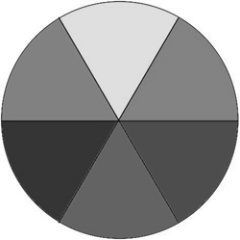
#> input picture images/compress.jpg, 240 x 240 px, found by its file name
$ jupyter execute '[9]_jpeg.ipynb'   (shell and % lines are left out)
#> lines starting #> are read from the running program, lines starting #| are printed output that depends on the picture
## Referrence

https://yasoob.me/posts/understanding-and-writing-jpeg-decoder-in-python/

https://github.com/ghallak/jpeg-python

[cell 1]
import cv2
import math
import numpy as np
from scipy import fftpack
from PIL import Image
import matplotlib.pyplot as plt

## Utils

[cell 2]
import numpy as np


def load_quantization_table(component):
    if component == 'lum':
        return np.array([[2, 2, 2, 2, 3, 4, 5, 6],
                      [2, 2, 2, 2, 3, 4, 5, 6],
                      [2, 2, 2, 2, 4, 5, 7, 9],
                      [2, 2, 2, 4, 5, 7, 9, 12],
                      [3, 3, 4, 5, 8, 10, 12, 12],
                      [4, 4, 5, 7, 10, 12, 12, 12],
                      [5, 5, 7, 9, 12, 12, 12, 12],
                      [6, 6, 9, 12, 12, 12, 12, 12]])
    elif component == 'chrom':
        return np.array([[3, 3, 5, 9, 13, 15, 15, 15],
                      [3, 4, 6, 11, 14, 12, 12, 12],
                      [5, 6, 9, 14, 12, 12, 12, 12],
                      [9, 11, 14, 12, 12, 12, 12, 12],
                      [13, 14, 12, 12, 12, 12, 12, 12],
                      [15, 12, 12, 12, 12, 12, 12, 12],
                      [15, 12, 12, 12, 12, 12, 12, 12],
                      [15, 12, 12, 12, 12, 12, 12, 12]])


def zigzag_points(rows, cols):
    # constants for directions
    UP, DOWN, RIGHT, LEFT, UP_RIGHT, DOWN_LEFT = range(6)

    # move the point in different directions
    def move(direction, point):
        return {
            UP: lambda point: (point[0] - 1, point[1]),
            DOWN: lambda point: (point[0] + 1, point[1]),
            LEFT: lambda point: (point[0], point[1] - 1),
            RIGHT: lambda point: (point[0], point[1] + 1),
            UP_RIGHT: lambda point: move(UP, move(RIGHT, point)),
            DOWN_LEFT: lambda point: move(DOWN, move(LEFT, point))
        }[direction](point)

    # return true if point is inside the block bounds
    def inbounds(point):
        return 0 <= point[0] < rows and 0 <= point[1] < cols

    # start in the top-left cell
    point = (0, 0)

    # True when moving up-right, False when moving down-left
    move_up = True

    for i in range(rows * cols):
        yield point
        if move_up:
            if inbounds(move(UP_RIGHT, point)):
                point = move(UP_RIGHT, point)
            else:
                move_up = False
                if inbounds(move(RIGHT, point)):
                    point = move(RIGHT, point)
                else:
                    point = move(DOWN, point)
        else:
            if inbounds(move(DOWN_LEFT, point)):
                point = move(DOWN_LEFT, point)
            else:
                move_up = True
                if inbounds(move(DOWN, point)):
                    point = move(DOWN, point)
                else:
                    point = move(RIGHT, point)


def bits_required(n):
    n = abs(n)
    result = 0
    while n > 0:
        n >>= 1
        result += 1
    return result


def binstr_flip(binstr):
    # check if binstr is a binary string
    return ''.join(map(lambda c: '0' if c == '1' else '1', binstr))


def uint_to_binstr(number, size):
    return bin(number)[2:][-size:].zfill(size)


def int_to_binstr(n):
    if n == 0:
        return ''

    binstr = bin(abs(n))[2:]

    # change every 0 to 1 and vice verse when n is negative
    return binstr if n > 0 else binstr_flip(binstr)


def flatten(lst):
    return [item for sublist in lst for item in sublist]

## Huffman

[cell 3]
from queue import PriorityQueue


class HuffmanTree:

    class __Node:
        def __init__(self, value, freq, left_child, right_child):
            self.value = value
            self.freq = freq
            self.left_child = left_child
            self.right_child = right_child

        @classmethod
        def init_leaf(self, value, freq):
            return self(value, freq, None, None)

        @classmethod
        def init_node(self, left_child, right_child):
            freq = left_child.freq + right_child.freq
            return self(None, freq, left_child, right_child)

        def is_leaf(self):
            return self.value is not None

        def __eq__(self, other):
            stup = self.value, self.freq, self.left_child, self.right_child
            otup = other.value, other.freq, other.left_child, other.right_child
            return stup == otup

        def __nq__(self, other):
            return not (self == other)

        def __lt__(self, other):
            return self.freq < other.freq

        def __le__(self, other):
            return self.freq < other.freq or self.freq == other.freq

        def __gt__(self, other):
            return not (self <= other)

        def __ge__(self, other):
            return not (self < other)

    def __init__(self, arr):
        q = PriorityQueue()

        # calculate frequencies and insert them into a priority queue
        for val, freq in self.__calc_freq(arr).items():
            q.put(self.__Node.init_leaf(val, freq))

        while q.qsize() >= 2:
            u = q.get()
            v = q.get()

            q.put(self.__Node.init_node(u, v))

        self.__root = q.get()

        # dictionaries to store huffman table
        self.__value_to_bitstring = dict()

    def value_to_bitstring_table(self):
        if len(self.__value_to_bitstring.keys()) == 0:
            self.__create_huffman_table()
        return self.__value_to_bitstring

    def __create_huffman_table(self):
        def tree_traverse(current_node, bitstring=''):
            if current_node is None:
                return
            if current_node.is_leaf():
                self.__value_to_bitstring[current_node.value] = bitstring
                return
            tree_traverse(current_node.left_child, bitstring + '0')
            tree_traverse(current_node.right_child, bitstring + '1')

        tree_traverse(self.__root)

    def __calc_freq(self, arr):
        freq_dict = dict()
        for elem in arr:
            if elem in freq_dict:
                freq_dict[elem] += 1
            else:
                freq_dict[elem] = 1
        return freq_dict

## Encoder

[cell 4]
def quantize(block, component):
    q = load_quantization_table(component)
    return (block / q).round().astype(np.int32)


def block_to_zigzag(block):
    return np.array([block[point] for point in zigzag_points(*block.shape)])


def dct_2d(image):
    return fftpack.dct(fftpack.dct(image.T, norm='ortho').T, norm='ortho')


def run_length_encode(arr):
    # determine where the sequence is ending prematurely
    last_nonzero = -1
    for i, elem in enumerate(arr):
        if elem != 0:
            last_nonzero = i

    # each symbol is a (RUNLENGTH, SIZE) tuple
    symbols = []

    # values are binary representations of array elements using SIZE bits
    values = []

    run_length = 0

    for i, elem in enumerate(arr):
        if i > last_nonzero:
            symbols.append((0, 0))
            values.append(int_to_binstr(0))
            break
        elif elem == 0 and run_length < 15:
            run_length += 1
        else:
            size = bits_required(elem)
            symbols.append((run_length, size))
            values.append(int_to_binstr(elem))
            run_length = 0
    return symbols, values


def write_to_file(filepath, dc, ac, blocks_count, tables):
    f = open(filepath, 'w')

    for table_name in ['dc_y', 'ac_y', 'dc_c', 'ac_c']:

        # 16 bits for 'table_size'
        f.write(uint_to_binstr(len(tables[table_name]), 16))

        for key, value in tables[table_name].items():
            if table_name in {'dc_y', 'dc_c'}:
                # 4 bits for the 'category'
                # 4 bits for 'code_length'
                # 'code_length' bits for 'huffman_code'
                f.write(uint_to_binstr(key, 4))
                f.write(uint_to_binstr(len(value), 4))
                f.write(value)
            else:
                # 4 bits for 'run_length'
                # 4 bits for 'size'
                # 8 bits for 'code_length'
                # 'code_length' bits for 'huffman_code'
                f.write(uint_to_binstr(key[0], 4))
                f.write(uint_to_binstr(key[1], 4))
                f.write(uint_to_binstr(len(value), 8))
                f.write(value)

    # 32 bits for 'blocks_count'
    f.write(uint_to_binstr(blocks_count, 32))

    for b in range(blocks_count):
        for c in range(3):
            category = bits_required(dc[b, c])
            symbols, values = run_length_encode(ac[b, :, c])

            dc_table = tables['dc_y'] if c == 0 else tables['dc_c']
            ac_table = tables['ac_y'] if c == 0 else tables['ac_c']

            f.write(dc_table[category])
            f.write(int_to_binstr(dc[b, c]))

            for i in range(len(symbols)):
                f.write(ac_table[tuple(symbols[i])])
                f.write(values[i])
    f.close()

[cell 5]
npmat = cv2.imread('compress.jpg')
#> npmat is the input picture: shape (240, 240, 3); min 16, max 255, mean 148.4
print(npmat.shape)
#| (240, 240, 3)

rows, cols = npmat.shape[0], npmat.shape[1]
#> rows = 240; cols = 240

# block size: 8x8
blocks_count = rows // 8 * cols // 8
#> blocks_count = 900
print(blocks_count, rows, cols)
#| 900 240 240

# dc is the top-left cell of the block, ac are all the other cells
dc = np.empty((blocks_count, 3), dtype=np.int32)
ac = np.empty((blocks_count, 63, 3), dtype=np.int32)

block_index = -1
for i in range(0, rows, 8):
    for j in range(0, cols, 8):
        # try:
        block_index += 1
        # except NameError:
        #     block_index = 0

        for k in range(3):
            # split 8x8 block and center the data range on zero
            # [0, 255] --> [-128, 127]
            block = npmat[i:i+8, j:j+8, k] - 128

            dct_matrix = dct_2d(block)
            quant_matrix = quantize(dct_matrix, 'lum' if k == 0 else 'chrom')
            zz = block_to_zigzag(quant_matrix)

            dc[block_index, k] = zz[0]
            ac[block_index, :, k] = zz[1:]
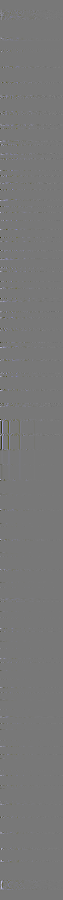
#> ac: shape (900, 63, 3) int32; mean B, G, R 0.1, 0, 0; drawn with min black and max white
#> after the loop, block_index = 899; dc = 900 rows, first 8: [508, 339, 339], [508, 339, 339], [508, 339, 339], [508, 339, 339], [508, 339, 339], [508, 339, 339], [508, 339, 339], [508, 339, 339]

H_DC_Y = HuffmanTree(np.vectorize(bits_required)(dc[:, 0]))
#> the loop in __init__, `for val, freq in self.__calc_freq(arr).items():` made 8 passes
#> (val, freq) on passes 1 to 8: (9, 331), (8, 38), (5, 1), (3, 77), (4, 78), (7, 7), (6, 3), (10, 365)
#> the loop in __init__, `while q.qsize() >= 2:` made 7 passes
H_DC_C = HuffmanTree(np.vectorize(bits_required)(dc[:, 1:].flat))
#> the loop in __init__ (call 2), `for val, freq in self.__calc_freq(arr).items():` made 9 passes
#> (val, freq) on passes 1 to 9: (9, 706), (8, 252), (7, 70), (5, 6), (2, 154), (4, 138), (3, 18), (6, 6), (10, 450)
#> the loop in __init__ (call 2), `while q.qsize() >= 2:` made 8 passes
H_AC_Y = HuffmanTree(
        flatten(run_length_encode(ac[i, :, 0])[0]
                for i in range(blocks_count)))
#> the loop in run_length_encode, `for i, elem in enumerate(arr):` made 63 passes
#> the loop in run_length_encode, `for i, elem in enumerate(arr):` made 1 pass
#> elem on pass 1: 0
#> the loop in run_length_encode (call 2), `for i, elem in enumerate(arr):` made 63 passes
#> the loop in run_length_encode (call 2), `for i, elem in enumerate(arr):` made 1 pass
H_AC_C = HuffmanTree(
        flatten(run_length_encode(ac[i, :, j])[0]
                for i in range(blocks_count) for j in [1, 2]))

tables = {'dc_y': H_DC_Y.value_to_bitstring_table(),
            'ac_y': H_AC_Y.value_to_bitstring_table(),
            'dc_c': H_DC_C.value_to_bitstring_table(),
            'ac_c': H_AC_C.value_to_bitstring_table()}

write_to_file('compress.txt', dc, ac, blocks_count, tables)

## Decoder

[cell 6]
class JPEGFileReader:
    TABLE_SIZE_BITS = 16
    BLOCKS_COUNT_BITS = 32

    DC_CODE_LENGTH_BITS = 4
    CATEGORY_BITS = 4

    AC_CODE_LENGTH_BITS = 8
    RUN_LENGTH_BITS = 4
    SIZE_BITS = 4

    def __init__(self, filepath):
        self.__file = open(filepath, 'r')

    def read_int(self, size):
        if size == 0:
            return 0

        # the most significant bit indicates the sign of the number
        bin_num = self.__read_str(size)
        if bin_num[0] == '1':
            return self.__int2(bin_num)
        else:
            return self.__int2(binstr_flip(bin_num)) * -1

    def read_dc_table(self):
        table = dict()

        table_size = self.__read_uint(self.TABLE_SIZE_BITS)
        for _ in range(table_size):
            category = self.__read_uint(self.CATEGORY_BITS)
            code_length = self.__read_uint(self.DC_CODE_LENGTH_BITS)
            code = self.__read_str(code_length)
            table[code] = category
        return table

    def read_ac_table(self):
        table = dict()

        table_size = self.__read_uint(self.TABLE_SIZE_BITS)
        for _ in range(table_size):
            run_length = self.__read_uint(self.RUN_LENGTH_BITS)
            size = self.__read_uint(self.SIZE_BITS)
            code_length = self.__read_uint(self.AC_CODE_LENGTH_BITS)
            code = self.__read_str(code_length)
            table[code] = (run_length, size)
        return table

    def read_blocks_count(self):
        return self.__read_uint(self.BLOCKS_COUNT_BITS)

    def read_huffman_code(self, table):
        prefix = ''
        while prefix not in table:
            prefix += self.__read_char()
        return table[prefix]

    def __read_uint(self, size):
        return self.__int2(self.__read_str(size))

    def __read_str(self, length):
        return self.__file.read(length)

    def __read_char(self):
        return self.__read_str(1)

    def __int2(self, bin_num):
        return int(bin_num, 2)


def read_image_file(filepath):
#> called with filepath = 'compress.txt'
    reader = JPEGFileReader(filepath)

    tables = dict()
    for table_name in ['dc_y', 'ac_y', 'dc_c', 'ac_c']:
        if 'dc' in table_name:
            tables[table_name] = reader.read_dc_table()
        else:
            tables[table_name] = reader.read_ac_table()

    blocks_count = reader.read_blocks_count()

    dc = np.empty((blocks_count, 3), dtype=np.int32)
    ac = np.empty((blocks_count, 63, 3), dtype=np.int32)

    for block_index in range(blocks_count):
        for component in range(3):
            dc_table = tables['dc_y'] if component == 0 else tables['dc_c']
            ac_table = tables['ac_y'] if component == 0 else tables['ac_c']

            category = reader.read_huffman_code(dc_table)
            dc[block_index, component] = reader.read_int(category)

            cells_count = 0

            while cells_count < 63:
                run_length, size = reader.read_huffman_code(ac_table)

                if (run_length, size) == (0, 0):
                    while cells_count < 63:
                        ac[block_index, cells_count, component] = 0
                        cells_count += 1
                else:
                    for i in range(run_length):
                        ac[block_index, cells_count, component] = 0
                        cells_count += 1
                    if size == 0:
                        ac[block_index, cells_count, component] = 0
                    else:
                        value = reader.read_int(size)
                        ac[block_index, cells_count, component] = value
                    cells_count += 1

    return dc, ac, tables, blocks_count


def zigzag_to_block(zigzag):
    # assuming that the width and the height of the block are equal
    rows = cols = int(math.sqrt(len(zigzag)))

    block = np.empty((rows, cols), np.int32)

    for i, point in enumerate(zigzag_points(rows, cols)):
        block[point] = zigzag[i]

    return block


def dequantize(block, component):
    q = load_quantization_table(component)
    return block * q


def idct_2d(image):
    return fftpack.idct(fftpack.idct(image.T, norm='ortho').T, norm='ortho')

[cell 7]
dc, ac, tables, blocks_count = read_image_file('compress.txt')

# assuming that the block is a 8x8 square
block_side = 8

# assuming that the image height and width are equal
image_side = int((blocks_count) ** 0.5) * block_side

blocks_per_line = image_side // block_side

image = np.empty((image_side, image_side, 3), dtype=np.uint8)

for block_index in range(blocks_count):
    i = block_index // blocks_per_line * block_side
    j = block_index % blocks_per_line * block_side

    for c in range(3):
        zigzag = [dc[block_index, c]] + list(ac[block_index, :, c])
        quant_matrix = zigzag_to_block(zigzag)
        dct_matrix = dequantize(quant_matrix, 'lum' if c == 0 else 'chrom')
        block = idct_2d(dct_matrix)
        image[i : i + 8, j : j + 8, c] = block + 128

image_after_compress = Image.fromarray(image, 'YCbCr')
image_after_compress = cv2.cvtColor(np.array(image_after_compress), cv2.COLOR_RGB2GRAY)

# Result

[cell 8]
original = cv2.imread('compress.jpg')


fig, ax = plt.subplots(1, 2, figsize=(18, 18))
ax[0].imshow(original, cmap="gray")
ax[0].axis("off")
ax[0].set_title("Original image", fontsize=14)

ax[1].imshow(image_after_compress, cmap="gray")
ax[1].axis("off")
ax[1].set_title("JPEG image", fontsize=14)
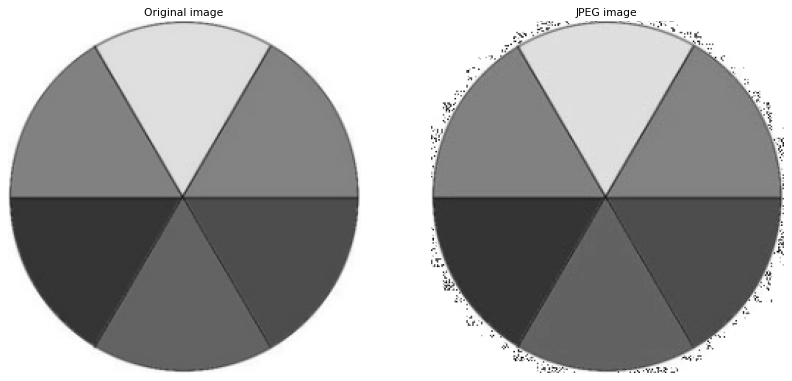
#> figure drawn by matplotlib, 2 panels
